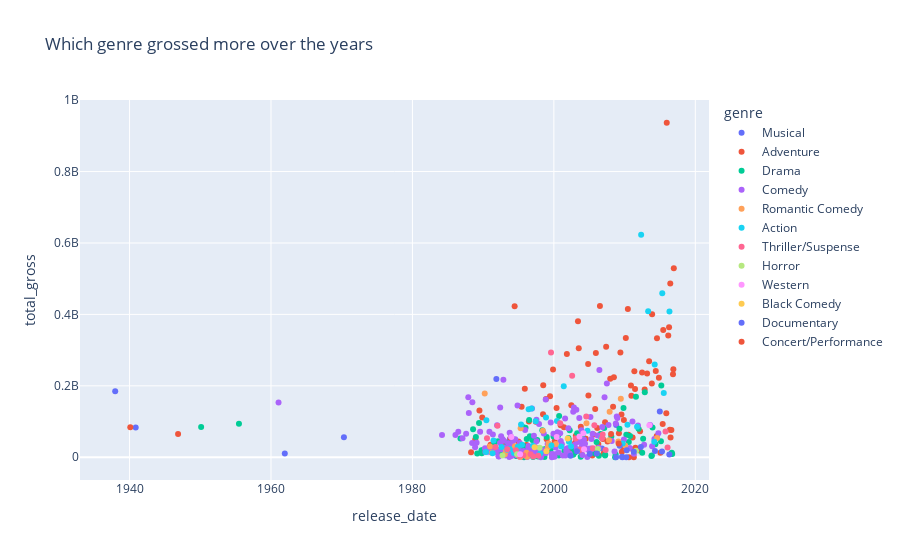

Notebook cell for this chart:
### Code cell
fig = px.scatter(df , x = 'release_date' , y = 'total_gross' ,
                 title = 'Which genre grossed more over the years',  color = 'genre')
fig.show()
